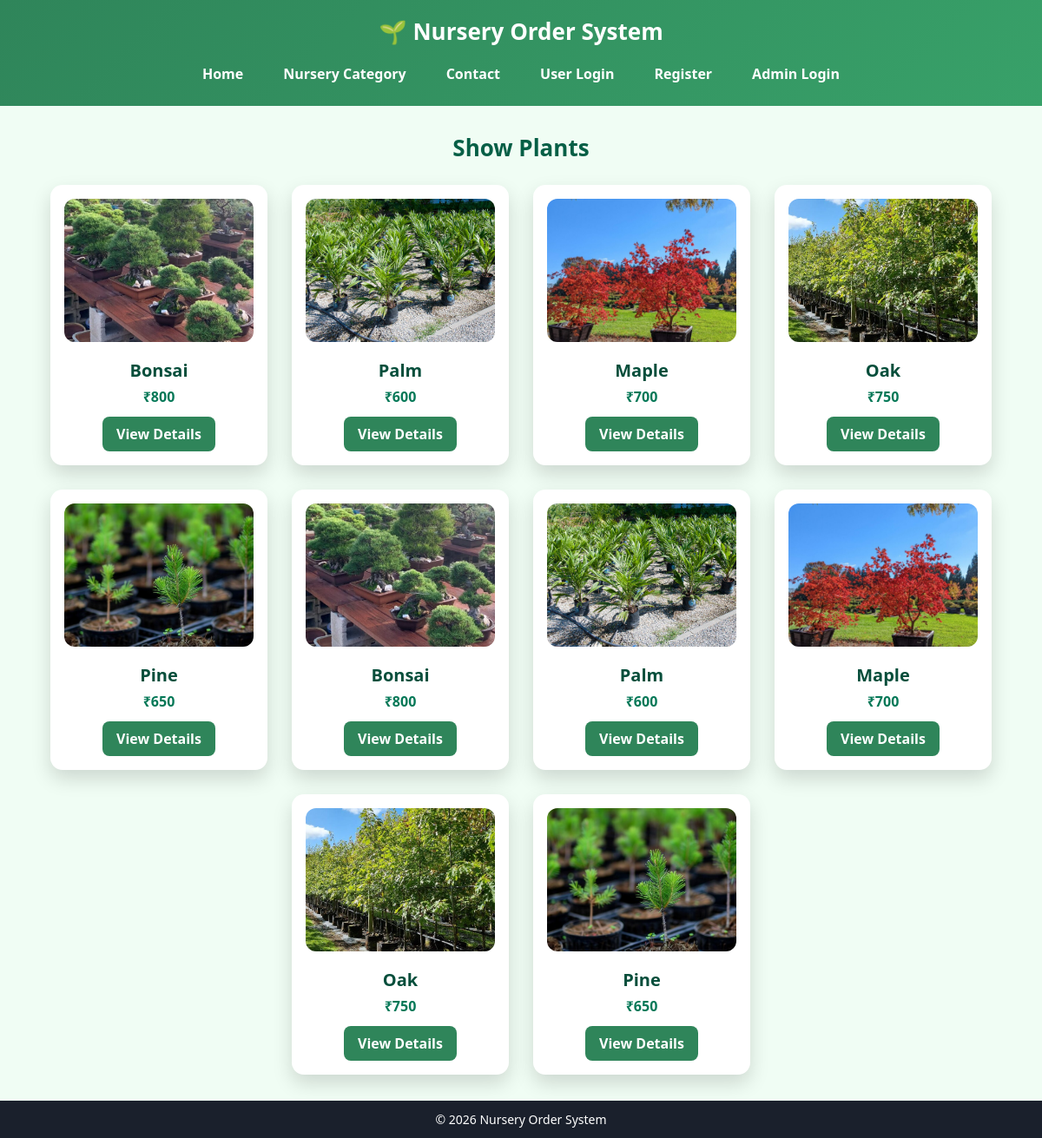
The page /plants/show on the database its author committed.
### tables this page shows
CREATE TABLE plants (
    id INTEGER PRIMARY KEY AUTOINCREMENT,
    category TEXT,
    name TEXT,
    price INTEGER,
    image TEXT,
    description TEXT
);

### app.py (the view)
@app.route("/plants/<category>")
def plants(category):
    con = db()
    cur = con.cursor()
    cur.execute("SELECT * FROM plants WHERE category=?", (category,))
    data = cur.fetchall()
    con.close()
    return render_template("plants.html", plants=data, category=category)

### app.py (called while the page is built)
def db():
    return sqlite3.connect("database.db")

### templates/plants.html
{% extends "base.html" %}
{% block content %}
<link rel="stylesheet" href="{{ url_for('static', filename='plant.css') }}">
<h2>{{ category|capitalize }} Plants</h2>
<div class="cards">
    {% for p in plants %}
    <div class="card">
        <img src="/static/images/{{ p[4] }}">
        <h3>{{ p[2] }}</h3>
        <p>₹{{ p[3] }}</p>
        <a href="/plant/{{ p[0] }}">View Details</a>
    </div>
    {% endfor %}
</div>
{% endblock %}

### static/style.css (style rules this page uses)
* { margin: 0; padding: 0; box-sizing: border-box; font-family: "Segoe UI", Arial, sans-serif; }
body { background: #f0fdf4; min-height: 100vh; display: flex; flex-direction: column; }
h2 { text-align: center; margin-bottom: 20px; }

### static/plant.css (style rules this page uses)
h2 { text-align: center; margin-bottom: 25px; color: #065f46; font-size: 26px; }
.cards { display: flex; justify-content: center; gap: 28px; flex-wrap: wrap; }
.card { background: white; width: 250px; padding: 16px; border-radius: 14px; text-align: center; box-shadow: 0 10px 22px rgba(0, 0, 0, 0.15); transition: transform 0.3s ease, box-shadow 0.3s ease; }
.card img { width: 100%; height: 165px; object-fit: cover; border-radius: 12px; }
.card h3 { margin: 14px 0 6px; font-size: 20px; color: #064e3b; }
.card p { font-size: 16px; font-weight: bold; color: #047857; margin-bottom: 12px; }
.card a { display: inline-block; padding: 9px 16px; background: #2f855a; color: white; text-decoration: none; border-radius: 8px; font-weight: 600; transition: background 0.3s; }

### rows shown on the page
plants: image (picture), name "Bonsai", price "800"
plants: image (picture), name "Palm", price "600"
plants: image (picture), name "Maple", price "700"
plants: image (picture), name "Oak", price "750"
plants: image (picture), name "Pine", price "650"
plants: image (picture), name "Bonsai", price "800"
plants: image (picture), name "Palm", price "600"
plants: image (picture), name "Maple", price "700"
plants: image (picture), name "Oak", price "750"
plants: image (picture), name "Pine", price "650"

### other values the page prints
{{ category|capitalize }} "Show"
